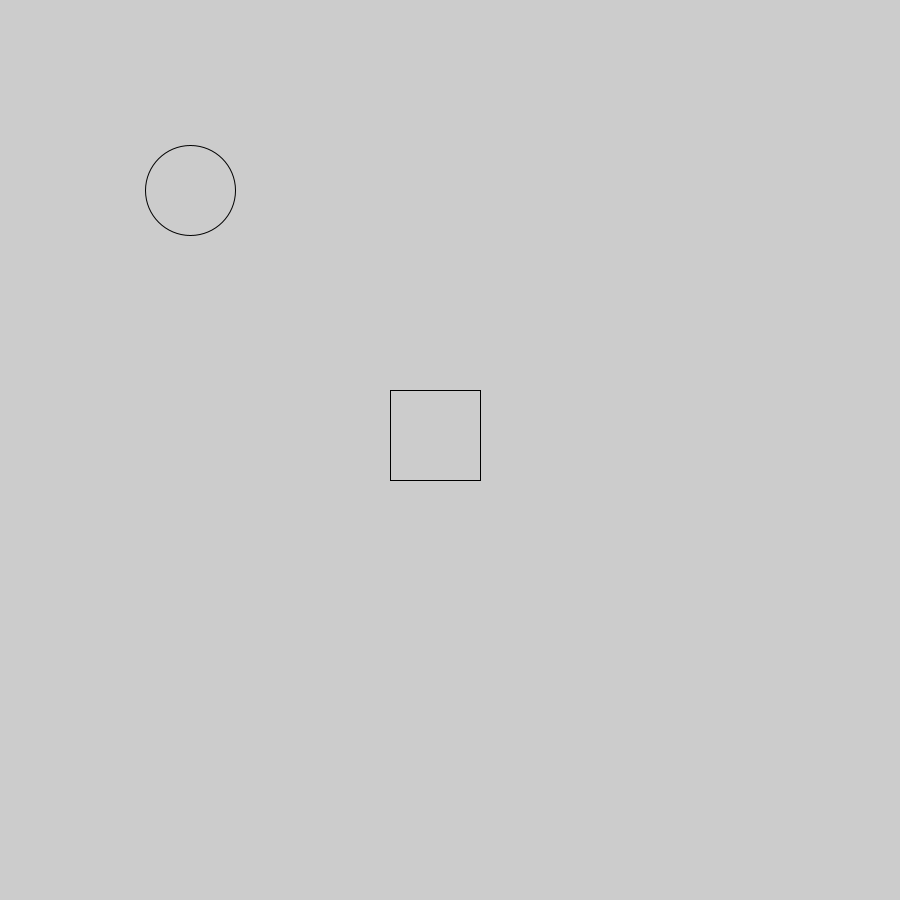
Frame 1 (no input)
Frame 60 (the mouse pressed at the canvas centre just before this capture): identical to frame 1, image omitted
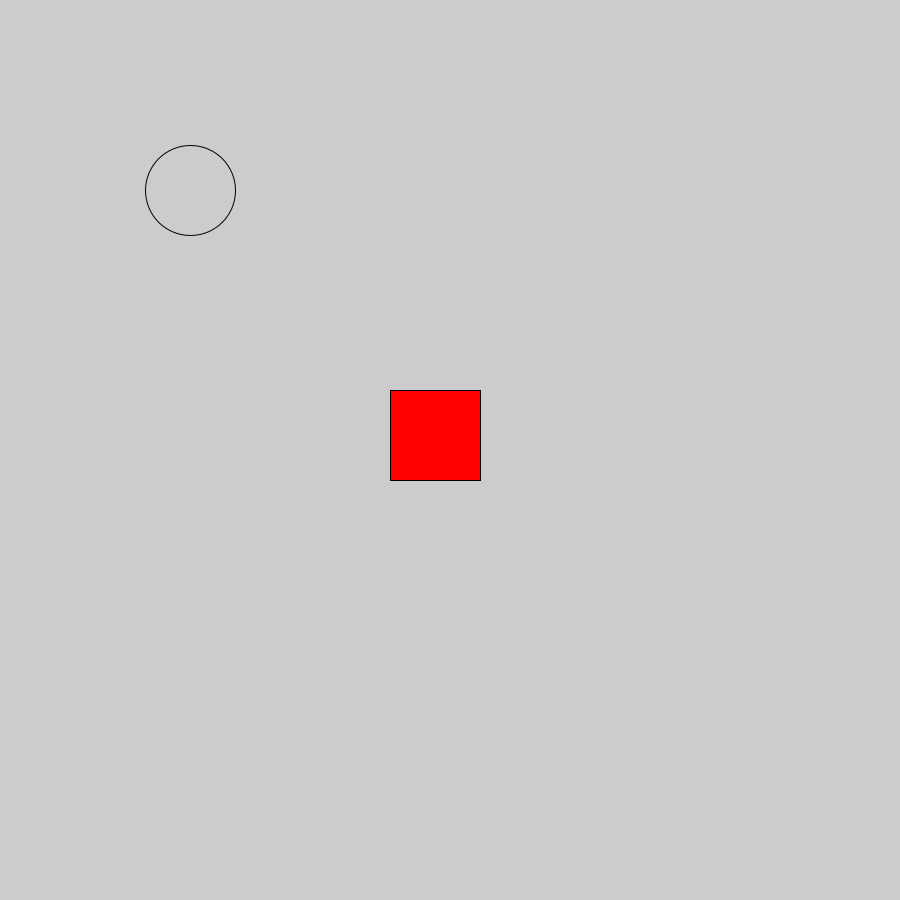
Frame 120 (the mouse held since frame 60 and released just before this capture)

The Processing sketch that drew these frames (run headless with seeded random() and noise(); from frame 60 on, the mouse is pressed at the canvas centre):

// Processing sketch: FillCode
// ── FillCode.pde
FloodFill1 myFloodFill ;
//
void setup() {
  size(900, 900);
  noFill();
  strokeWeight(1);
  ellipse(190, 190, 90, 90);
  rect (390, 390, 90, 90);
}
//
void draw () {
  //
  // background (117);
  //
  loadPixels();
  myFloodFill = new FloodFill1();
  if (mousePressed) {
    myFloodFill.DoFill(mouseX, mouseY, color(255, 0, 0));
    updatePixels();
  }
}
// =====================================================================
// I create a class to share variables between the functions...
public class FloodFill1
{
  protected int iw; // Image width
  protected int ih; // Image height
  protected color[] imagePixels;
  protected color backColor; // Color found at given position
  protected color fillColor; // Color to apply
  // Stack is almost deprecated and slow (synchronized).
  // I would use Deque but that's Java 1.6, excluding current (mid-2009) Macs...
  protected ArrayList stack = new ArrayList();
  //
  public FloodFill1()
  {
    iw = width;
    ih = height;
    imagePixels = pixels; // Assume loadPixels have been done before
  }
  //
  public FloodFill1(PImage imageToProcess)
  {
    iw = imageToProcess.width;
    ih = imageToProcess.height;
    imagePixels = imageToProcess.pixels; // Assume loadPixels have been done before if sketch image
  }
  //
  public void DoFill(int startX, int startY, color fc)
  {
    // start filling
    fillColor = fc;
    backColor = imagePixels[startX + startY * iw];
    // don't run if fill color is the same as background one
    if (fillColor == backColor)
      return;
    stack.add(new PVector(startX, startY));
    while (stack.size () > 0)
    {
      PVector p = (PVector) stack.remove(stack.size() - 1);
      // Go left
      FillScanLine((int) p.x, (int) p.y, -1);
      // Go right
      FillScanLine((int) p.x + 1, (int) p.y, 1);
    }
  }
  //
  protected void FillScanLine(int x, int y, int dir)
  {
    // compute current index in pixel buffer array
    int idx = x + y * iw;
    boolean inColorRunAbove = false;
    boolean inColorRunBelow = false;
    // fill until boundary in current scanline...
    // checking neighbouring pixel rows
    while (x >= 0 && x < iw && imagePixels[idx] == backColor)
    {
      imagePixels[idx] = fillColor;
      if (y > 0) // Not on top line
      {
        if (imagePixels[idx - iw] == backColor)
        {
          if (!inColorRunAbove)
          {
            // The above pixel needs to be flooded too, we memorize the fact.
            // Only once per run of pixels of back color (hence the inColorRunAbove test)
            stack.add(new PVector(x, y-1));
            inColorRunAbove = true;
          }
        }
        else // End of color run (or none)
        {
          inColorRunAbove = false;
        }
      }
      if (y < ih - 1) // Not on bottom line
      {
        if (imagePixels[idx + iw] == backColor)
        {
          if (!inColorRunBelow)
          {
            // Idem with pixel below, remember to process there
            stack.add(new PVector(x, y + 1));
            inColorRunBelow = true;
          }
        }
        else // End of color run (or none)
        {
          inColorRunBelow = false;
        }
      }
      // Continue in given direction
      x += dir;
      idx += dir;
    } //
  } // func
} // class
// ----------------------------------------------------------
